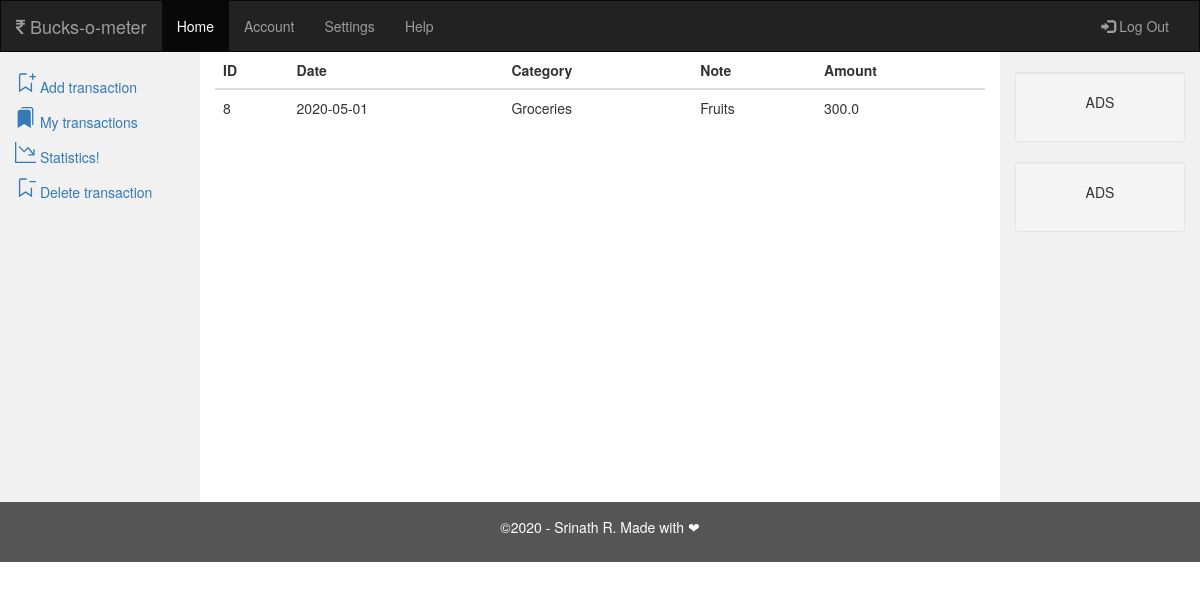
The page /view (signed in) on the database its author committed.
### app/models.py (models this page shows)
class Transactions(db.Model):
    id = db.Column(db.Integer, primary_key=True)
    date = db.Column(db.Date, default = datetime.date.today())
    category = db.Column(db.String(100))
    amount = db.Column(db.Float)
    note = db.Column(db.String(1000))
    user_id = db.Column(db.Integer, db.ForeignKey('user.id'))

### app/routes.py (the view)
@app.route('/view')
def trans():
    query = db.engine.execute("SELECT * FROM transactions WHERE user_id={}".format(session['id']))
    return render_template("trans.html", results=query)

### app/templates/trans.html (shortened to what this page needs)
<!DOCTYPE html>
<html lang="en">
<head>
  <link rel="stylesheet" href="https://maxcdn.bootstrapcdn.com/bootstrap/3.4.1/css/bootstrap.min.css">
  <link rel="stylesheet" href="https://cdnjs.cloudflare.com/ajax/libs/font-awesome/4.7.0/css/font-awesome.min.css">
</head>
<body>
<nav class="navbar navbar-inverse">
  <div class="container-fluid">
    <div class="navbar-header">
      <a class="navbar-brand" href="/index.html"><i class="fa fa-inr"></i> Bucks-o-meter</a>
    </div>
    <div class="collapse navbar-collapse" id="myNavbar">
      <ul class="nav navbar-nav">
        <li class="active"><a href="/home.html">Home</a></li>
        <li><a href="#">Account</a></li>
        <li><a href="#">Settings</a></li>
        <li><a href="#">Help</a></li>
      </ul>
      <ul class="nav navbar-nav navbar-right">
        <li><a href="/logout"><span class="glyphicon glyphicon-log-in"></span> Log Out</a></li>
      </ul>
    </div>
  </div>
</nav>
<div class="container-fluid text-center">
  <div class="row content">
    <div class="col-sm-2 sidenav" align="left">
      <p><a href="/add"> Add transaction</a></p>
      <p><a href="/view"><svg class="bi bi-bookmarks-fill" width="1.5em" height="1.5em" viewBox="0 0 16 16" fill="currentColor" xmlns="http://www.w3.org/2000/svg">
        <path fill-rule="evenodd" d="M2 4a2 2 0 012-2h6a2 2 0 012 2v12l-5-3-5 3V4z" clip-rule="evenodd"/>
        <path d="M14 14l-1-.6V2a1 1 0 00-1-1H4.268A2 2 0 016 0h6a2 2 0 012 2v12z"/>
      </svg> My transactions</a></p>
      <p><a href="/stat"> Statistics!       </a></p>
      <p><a href="/rep"> Delete transaction</a></p>
    </div>
    <div class="col-sm-8 text-left">
      <table id="table_id" class="table table-hover">
        <thead>
            <tr>
               <th>ID</th>
               <th>Date</th>
               <th>Category</th>
               <th>Note</th>
               <th>Amount</th>
            </tr>
         </thead>
         <tbody>
            {% for row in results %}
               <tr>
                  <td>{{ row.id }}</td>
                  <td>{{ row.date }}</td>
                  <td>{{ row.category }}</td>
                  <td>{{ row.note }}</td>
                  <td>{{ row.amount }}</td>
               </tr>
            {% endfor %}
         </tbody>
      </table>
    </div>
    <div class="col-sm-2 sidenav">
      <div class="well">
        <p>ADS</p>
      </div>
      <div class="well">
        <p>ADS</p>
      </div>
    </div>
  </div>
</div>
<footer class="container-fluid text-center">
  <p>&copy2020 - Srinath R.  Made with &#10084 </p>
</footer>
</body>
</html>

### app/templates/trans.html (style rules this page uses)
.navbar { margin-bottom: 0; border-radius: 0; }
.row.content { height: 450px }
.sidenav { padding-top: 20px; background-color: #f1f1f1; height: 100%; }
footer { background-color: #555; color: white; padding: 15px; }

### rows shown on the page
Transactions: id "8", date "2020-05-01", category "Groceries", note "Fruits", amount "300.0"
